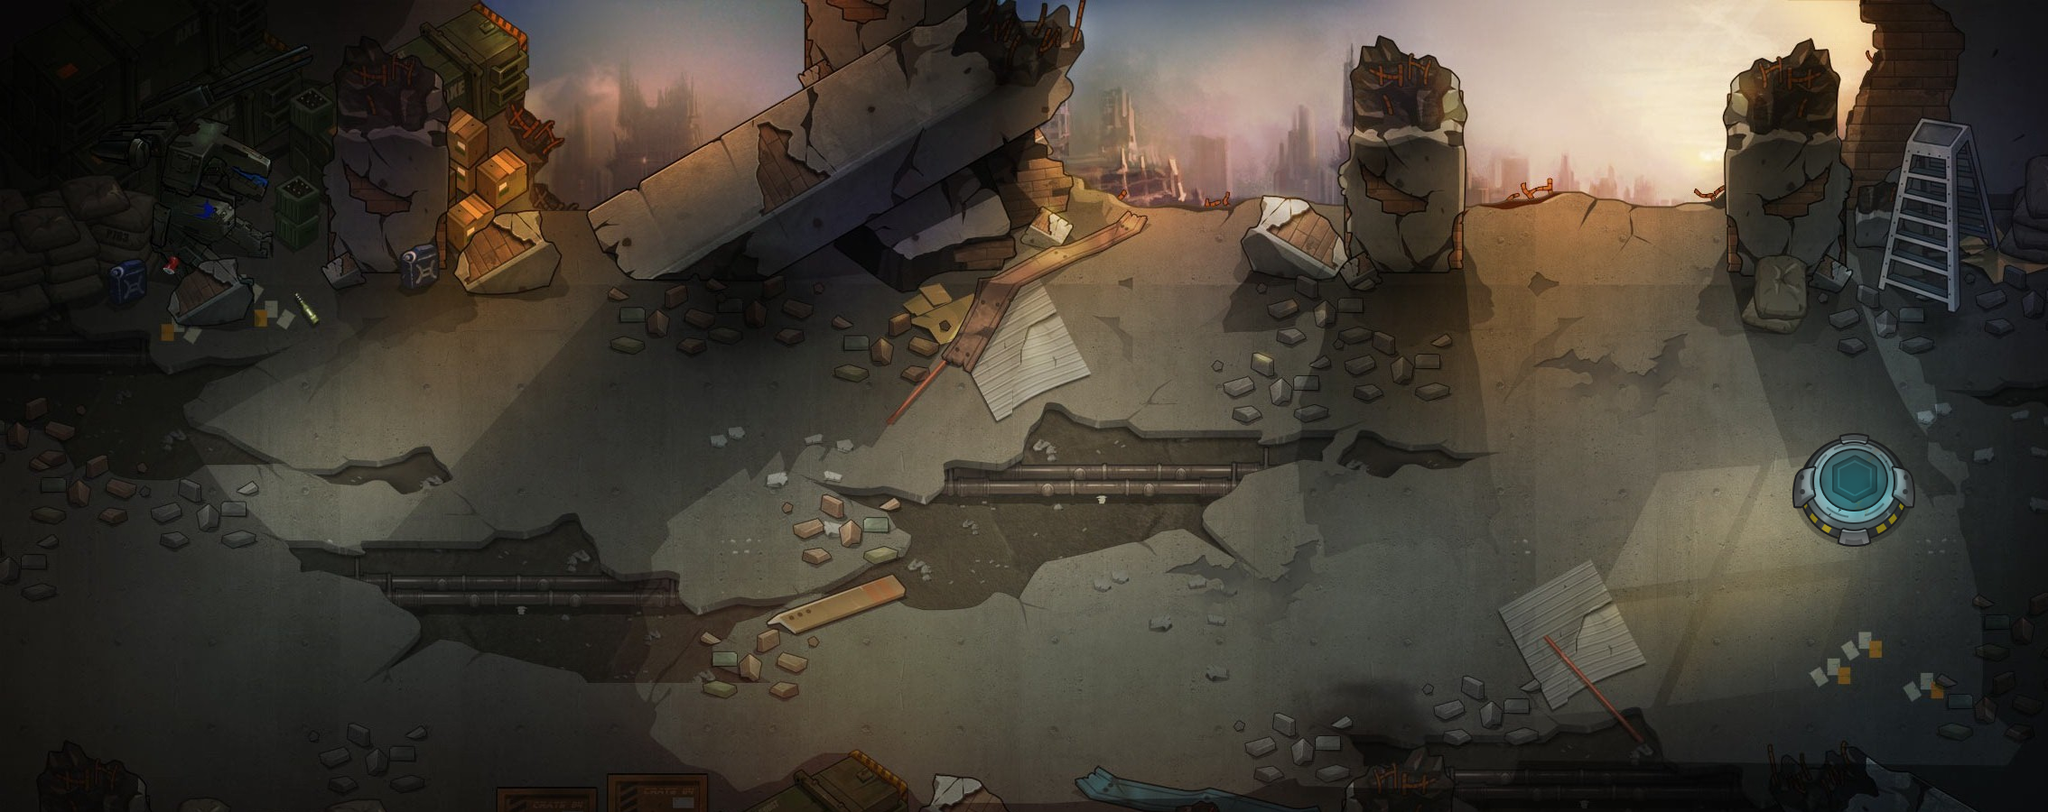

The image is a tile-based game level rendered from a .tmx file. Its description and source (layers, tilesets, objects; grid data summarised) follow:
An orthogonal 63x25 tile map with 36x36 px tiles, 3 tile layers (floor1, floor2, floor3), 1 hidden layer not drawn, 2 tilesets and 29 objects (7x 2, 3, 4, 5, 112, ...).

<map version="1.0" orientation="orthogonal" width="63" height="25" tilewidth="36" tileheight="36">
 <tileset firstgid="1" name="point_back" tilewidth="36" tileheight="36">
  <image source="res/city_icon/point_back.png" width="145" height="145" />
 </tileset>
 <tileset firstgid="17" name="town_racon" tilewidth="36" tileheight="36">
  <image source="res/map/town_racon.jpg" width="2276" height="960" />
 </tileset>
 <layer name="floor1" width="63" height="25">
  <data>[1575 cells, 1575 non-empty, 1575 distinct tile ids]</data>
 </layer>
 <layer name="floor2" width="63" height="25">
  <data>[1575 cells, 16 non-empty, 16 distinct tile ids]</data>
 </layer>
 <layer name="floor3" width="63" height="25">
  <data>[1575 cells, 0 non-empty, 0 distinct tile ids]</data>
 </layer>
 <objectgroup name="dynamic_effect" width="63" height="25">
  <object name="3" x="526" y="650" />
  <object name="4" x="639" y="653" />
  <object name="5" x="1161" y="528" />
 </objectgroup>
 <objectgroup name="wall1" width="63" height="25" />
 <objectgroup name="doors" width="63" height="25" />
 <objectgroup name="event" width="63" height="25">
  <object name="105" type="2" x="1977" y="457" width="163" height="172">
   <properties>
    <property name="always" value="1" />
    <property name="visible" value="1" />
   </properties>
  </object>
  <object name="103" type="2" x="1414" y="241" width="138" height="131">
   <properties>
    <property name="always" value="1" />
    <property name="count" value="3" />
    <property name="npc" value="103" />
    <property name="visible" value="1" />
   </properties>
  </object>
  <object name="20001" type="2" x="1155" y="251" width="175" height="116">
   <properties>
    <property name="always" value="1" />
    <property name="count" value="3" />
    <property name="npc" value="20001" />
    <property name="visible" value="1" />
   </properties>
  </object>
  <object name="20002" type="2" x="918" y="253" width="145" height="118">
   <properties>
    <property name="always" value="1" />
    <property name="count" value="3" />
    <property name="npc" value="20002" />
    <property name="visible" value="1" />
   </properties>
  </object>
  <object name="122" type="2" x="517" y="235" width="134" height="149">
   <properties>
    <property name="always" value="1" />
    <property name="count" value="3" />
    <property name="npc" value="122" />
    <property name="visible" value="1" />
   </properties>
  </object>
  <object name="20003" type="2" x="720" y="260" width="137" height="113">
   <properties>
    <property name="always" value="1" />
    <property name="count" value="3" />
    <property name="npc" value="20003" />
    <property name="visible" value="1" />
   </properties>
  </object>
  <object name="100" type="2" x="1646" y="235" width="163" height="172">
   <properties>
    <property name="always" value="1" />
    <property name="visible" value="1" />
   </properties>
  </object>
 </objectgroup>
 <objectgroup name="npc_point" width="63" height="25">
  <object name="112" x="323" y="345" />
  <object name="111" x="120" y="347" />
  <object name="20003" x="788" y="309" />
  <object x="1017" y="405" height="1" />
  <object name="122" x="578" y="283" />
  <object name="20002" x="995" y="312" />
  <object name="20001" x="1234" y="295" />
  <object name="114" x="1694" y="326" />
  <object name="115" x="1898" y="345" />
  <object name="103" x="1480" y="280" />
  <object name="105" x="2055" y="528" />
  <object name="116" x="2134" y="365" />
  <object name="100" x="1730" y="316" />
 </objectgroup>
 <objectgroup name="revive" width="63" height="25" visible="0" />
 <objectgroup name="born" width="63" height="25" visible="0">
  <object name="119" type="出生点" x="1237" y="356" width="36" height="33" />
 </objectgroup>
 <layer name="set" width="63" height="25" visible="0" opacity="0.6">
  <data>[1575 cells, 0 non-empty, 0 distinct tile ids]</data>
 </layer>
 <objectgroup name="ai_guides" width="63" height="25" visible="0" />
 <objectgroup name="dynamic_display" width="63" height="25" visible="0" />
 <objectgroup color="#ff55ff" name="logic_collision" width="63" height="25">
  <object x="0" y="0" width="2268" height="216" />
  <object x="0" y="216" width="432" height="72" />
  <object x="0" y="288" width="36" height="612" />
  <object x="36" y="828" width="2232" height="72" />
  <object x="2232" y="216" width="36" height="612" />
 </objectgroup>
</map>